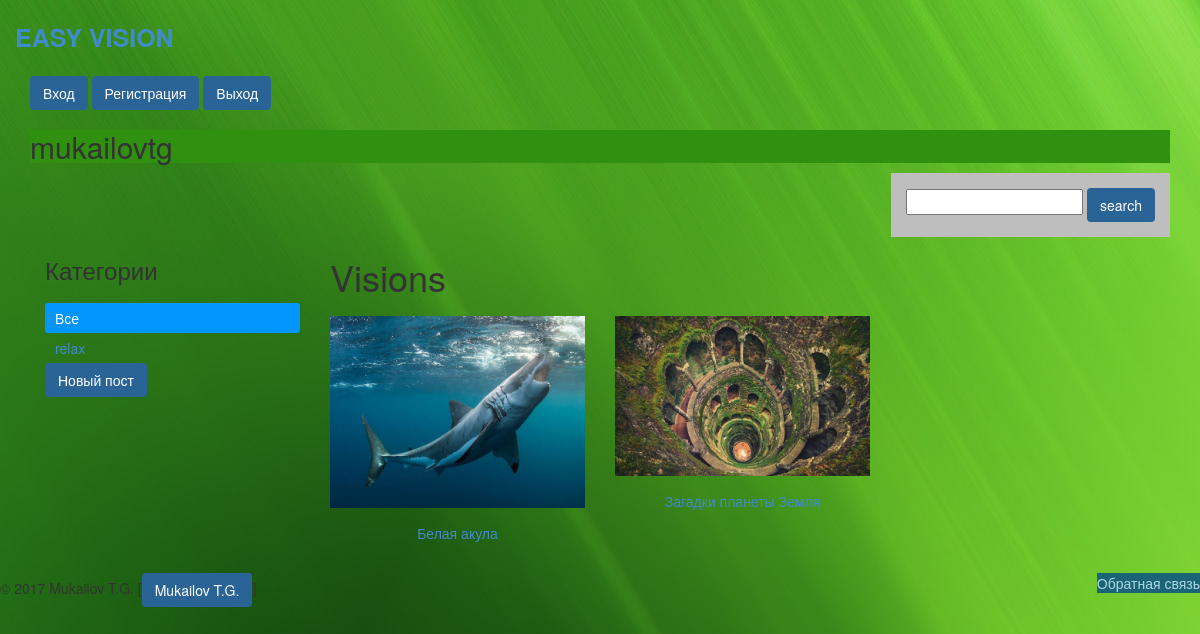
The app's page / (signed in) with its own data.
### vision/models.py (models this page shows, shortened)
class Category(models.Model):
    name = models.CharField(max_length=250, db_index=True)
    slug = models.SlugField(max_length=250, db_index=True, unique=True)
    class Meta:
        ordering = ['name',]
        verbose_name = 'Категория'
        verbose_name_plural = 'Категории'
    def get_absolute_url(self):
        return reverse('vision:BlogListByCategory', args=[self.slug])

class Blog(models.Model):
    category = models.ForeignKey(Category, related_name='blogs', verbose_name='Категория')
    name = models.CharField(max_length=250, db_index=True, verbose_name='Название')
    slug = models.SlugField(max_length=250, db_index=True)
    image = models.ImageField(upload_to='blogs/%Y/%m/%d/', blank=True, verbose_name='Изображение')
    description = models.TextField(verbose_name='Описание',blank=True)
    created = models.DateTimeField(auto_now_add=True)
    videourl = models.URLField(max_length=250, verbose_name='Видео url',default=None)
    class Meta:
        ordering = ['created']
        verbose_name_plural = 'Блоги'
        index_together = [
            ['id', 'slug']
        ]
    def get_absolute_url(self):
        return reverse('vision:BlogDetail', args=[self.id, self.slug])

### vision/views.py (the view)
# urls.py: url(r'^$', views.BlogList, name='BlogList'),
def BlogList(request, category_slug=None):
    category = None
    categories = Category.objects.all()
    blogs = Blog.objects.filter()
    user = request.user.username
    if category_slug:
        category = get_object_or_404(Category, slug=category_slug)
        blogs = blogs.filter(category=category)
    return render(request, 'vision/blogs/list.html', {
        'category': category,
        'categories': categories,
        'form': BlogPostForm(),
        'blogs': blogs,
        'user': user,
    })

### vision/models.py
class BlogPostForm(forms.ModelForm):
    class Meta:
        model = Blog
        fields = '__all__'
        exclude = ('created',)

### vision/templates/vision/blogs/list.html (shortened to what this page needs)
{% extends 'vision/base.html' %}
{% load static %}
{% block content %}
  <div id="sidebar" class="col-sm-3">
    <h3>Категории</h3>
    <ul>
      <li {% if not category %} class="selected" {% endif %}>
        <a href="{% url "vision:BlogList" %}">Все</a>
      </li>
      {% for cat in categories %}
        <li {% if category.slug == cat.slug %} class="selected" {% endif %}>
          <a href="{{ cat.get_absolute_url }}">{{ cat.name }}</a>
        </li>
      {% endfor %}
    </ul>
    {% if user %}
        <a class="btn" href="{% url "vision:Create" %}">Новый пост</a>
    {% else %}
    <p class="btn-light">Нет прав для публикации(выполните вход)</p>
    {% endif %}
  </div>
  <div id="main" class="product_list col-sm-9">
    <h1>{% if category %}{{ category.name }}{% else %}Visions{% endif %}</h1>
    <div class="items row">
      {% for blog in blogs %}
        <div class="item col-sm-4">
          <a href="{{ blog.get_absolute_url }}">
            <img src="{% if blog.image %}{{ blog.image.url }}{% else %}{% static "img/no-image.jpg"%}{% endif %}" class="img-responsive">
          </a>
          <a href="{{ blog.get_absolute_url }}">{{ blog.name }}</a><br>
        </div>
      {% endfor %}
    </div>
  </div>
{% endblock %}

### vision/templates/vision/base.html (shortened to what this page needs)
{% load static %}
<!DOCTYPE html>
<html lang="en" xmlns="http://www.w3.org/1999/html">
<head>
  <link rel="stylesheet" href="{% static "css/bootstrap.min.css" %}">
  <link rel="stylesheet" href="{% static "css/style.css" %}">
</head>
<body background="{% static "img/greenabs.jpg" %}">
  <section id="header">
    <div class="top container">
      <a href="{% url "vision:BlogList" %}">EASY VISION</a>
    </div>
  </section>
  <section class="container">
    <a class="btn" href="{% url "vision:LoginFormView" %}">Вход</a>
    <a class="btn" href="{% url "vision:RegisterFormView" %}">Регистрация</a>
    <a class="btn" href="{% url "vision:LogoutView" %}">Выход</a>
    {% if user %}
    <h2 class="btn-light">{{ user }}</h2>
    {% else %}
    <h2 class="btn-light">Гость</h2>
    {% endif %}
    <form class="top-bl" action="{% url "vision:search" %}" method="GET">
      <input type="text" name="q" />
      <button class="btn" type="submit">search</button>
    </form>
  </section>
  <section id="content row" class="container">
    {% block content %}{% endblock %}
  </section>
  <a  class="btn1" href="{% url "vision:ContactView" %}">Обратная связь</a>
&copy; 2017 Mukailov T.G. [<a class="btn" href="https://mukailov1991@mail.ru">Mukailov T.G.</a>]
</body>
</html>

### vision/static/css/style.css (style rules this page uses)
.top { padding: 20px 0; font-size: 25px; font-weight: 600; text-transform: uppercase; }
.top-bl { background: #bebebe; padding: 15px; float:right; }
#sidebar ul { list-style: none; margin: 0; padding: 0; margin-top: 20px; }
#sidebar ul li { padding: 5px 10px; }
#sidebar ul li.selected { background: #0095ff; color: white; border-radius: 3px; }
#sidebar ul li.selected a { color: white; }
.items { margin-top: 20px; }
.item { text-align: center; margin-bottom: 30px; }
.item a img { margin-bottom: 15px; }
.btn { background: #2a6496; color: white; }
.btn1 { background: #1a6476; color: lightblue; float: right; }
.btn-light { background: #309010; }

### records on screen
Category: name "relax"
Blog: image (picture), name "Белая акула"
Blog: image (picture), name "Загадки планеты Земля"

### other values on screen
{{ user }} "mukailovtg"
